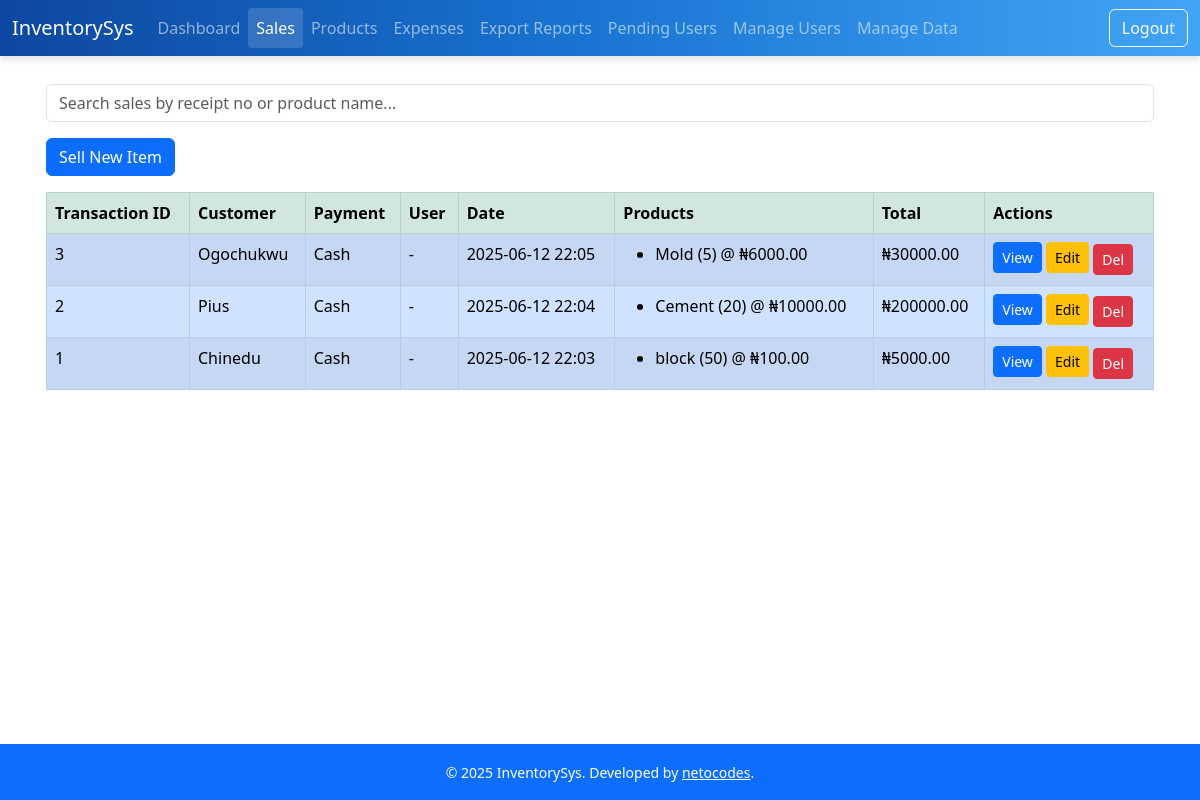
The app's page /sales (signed in) with its own data.
### models.py (models this page shows)
class SaleTransaction(db.Model):
    id = db.Column(db.Integer, primary_key=True)
    uuid = db.Column(db.String(36), unique=True, default=lambda: str(uuid.uuid4()))
    customer_name = db.Column(db.String(120))
    payment_type = db.Column(db.String(50))
    comments = db.Column(db.Text)
    timestamp = db.Column(db.DateTime, default=datetime.utcnow)
    last_modified = db.Column(db.DateTime, default=datetime.utcnow, onupdate=datetime.utcnow)
    synced = db.Column(db.Boolean, default=False)
    user_id = db.Column(db.Integer, db.ForeignKey('user.id'))
    sales = db.relationship('Sale', backref='sale_transaction', lazy=True)

class Product(db.Model):
    id = db.Column(db.Integer, primary_key=True)
    uuid = db.Column(db.String(36), unique=True, default=lambda: str(uuid.uuid4()))
    barcode = db.Column(db.String(100), unique=True, nullable=True)  # <-- Add this line
    name = db.Column(db.String(100), nullable=False)
    quantity = db.Column(db.Integer, nullable=False)
    price = db.Column(db.Float, nullable=False)
    cost_price = db.Column(db.Float, nullable=False)
    timestamp = db.Column(db.DateTime, default=datetime.utcnow)
    last_modified = db.Column(db.DateTime, default=datetime.utcnow, onupdate=datetime.utcnow)
    synced = db.Column(db.Boolean, default=False)
    sales = db.relationship('Sale', backref='product', lazy=True)

class Sale(db.Model):
    id = db.Column(db.Integer, primary_key=True)
    uuid = db.Column(db.String(36), unique=True, default=lambda: str(uuid.uuid4()))
    product_id = db.Column(db.Integer, db.ForeignKey('product.id'), nullable=False)
    quantity = db.Column(db.Integer, nullable=False)
    cost_price = db.Column(db.Float, nullable=False)  # <-- Add this line
    unit_price = db.Column(db.Float, nullable=False)
    total_price = db.Column(db.Float, nullable=False)
    customer_name = db.Column(db.String(100), nullable=True)
    payment_type = db.Column(db.String(50), nullable=True)  # e.g., Cash, Card, Mobile Money
    comments = db.Column(db.String(300), nullable=True)
    timestamp = db.Column(db.DateTime, default=datetime.utcnow)
    last_modified = db.Column(db.DateTime, default=datetime.utcnow, onupdate=datetime.utcnow)
    synced = db.Column(db.Boolean, default=False)
    user_id = db.Column(db.Integer, db.ForeignKey('user.id'))  # Link to User
    user = db.relationship('User', backref='sales')            # Optional: allows user.sales
    transaction_id = db.Column(db.Integer, db.ForeignKey('sale_transaction.id'), nullable=True)

### app.py (the view, shortened to what this page needs)
@app.route('/sales')
@login_required
def sales_list():
    search = request.args.get('q', '').strip()
    sales_query = Sale.query.join(Product, Sale.product_id == Product.id)
    sales_query = sales_query.order_by(Sale.transaction_id.desc(), Sale.timestamp.desc())
    sales = sales_query.all()
    grouped_sales = defaultdict(list)
    for s in sales:
        grouped_sales[s.transaction_id].append({
            'id': s.id,
            'product_name': s.product.name if s.product else "Unknown",
            'quantity': s.quantity,
            'unit_price': s.unit_price,
            'total_price': s.total_price,
            'customer_name': s.customer_name,
            'payment_type': s.payment_type,
            'comments': s.comments,
            'timestamp': s.timestamp,
            'username': s.user.username if s.user else "-",
        })
    transactions = SaleTransaction.query.filter(SaleTransaction.id.in_(grouped_sales.keys())).all()
    transaction_info = {t.id: t for t in transactions}
    return render_template('sales_list.html', grouped_sales=grouped_sales, transaction_info=transaction_info)

### app.py (called while the page is built)
@login_manager.user_loader
def load_user(user_id):
    return User.query.get(int(user_id))

### models.py (called while the page is built)
    def is_admin(self):
        return self.role == 'admin'

### templates/sales_list.html (shortened to what this page needs)
{% extends "base.html" %}
{% block content %}
<form method="get" class="mb-3">
    <input type="text" name="q" class="form-control" placeholder="Search sales by receipt no or product name..." value="{{ request.args.get('q', '') }}">
</form>
<div class="d-grid gap-2 d-md-flex justify-content-md-start mb-3">
    <a href="{{ url_for('record_sale') }}" class="btn btn-primary me-md-2">Sell New Item</a>
</div>
<div class="table-responsive">
    <table class="table table-bordered table-striped">
        <thead class="table-success">
            <tr>
                <th>Transaction ID</th>
                <th>Customer</th>
                <th>Payment</th>
                <th>User</th>
                <th>Date</th>
                <th>Products</th>
                <th>Total</th>
                <th>Actions</th>
            </tr>
        </thead>
        <tbody>
        {% for transaction_id, sales in grouped_sales.items() %}
            {% if transaction_id is not none and transaction_id in transaction_info %}
                {% set t = transaction_info[transaction_id] %}
                <tr class="table-primary">
                    <td>{{ transaction_id }}</td>
                    <td>{{ t.customer_name or '-' }}</td>
                    <td>{{ t.payment_type or '-' }}</td>
                    <td>{{ t.user.username if t.user else '-' }}</td>
                    <td>{{ t.timestamp.strftime('%Y-%m-%d %H:%M') if t.timestamp else '-' }}</td>
                    <td>
                        <ul class="mb-0">
                            {% for sale in sales %}
                            <li>{{ sale.product_name }} ({{ sale.quantity }}) @ ₦{{ "%.2f"|format(sale.unit_price) }}</li>
                            {% endfor %}
                        </ul>
                    </td>
                    <td>
                        ₦{{ "%.2f"|format(sales | sum(attribute='total_price')) }}
                    </td>
                    <td>
                        <a href="{{ url_for('view_transaction_receipt', transaction_id=transaction_id) }}" class="btn btn-sm btn-primary mb-1">View</a>
                        {% if current_user.is_authenticated and current_user.is_admin() %}
                            <a href="{{ url_for('edit_transaction', transaction_id=transaction_id) }}" class="btn btn-sm btn-warning mb-1">Edit</a>
                            <form action="{{ url_for('delete_transaction', transaction_id=transaction_id) }}" method="post" style="display:inline;" onsubmit="return confirm('Delete entire transaction?');">
                                <button type="submit" class="btn btn-sm btn-danger">Del</button>
                            </form>
                        {% endif %}
                    </td>
                </tr>
            {% endif %}
        {% endfor %}
        </tbody>
    </table>
</div>
{% endblock %}

### records on screen
SaleTransaction: customer_name "Ogochukwu", payment_type "Cash", timestamp "2025-06-12 22:05"
Product: product_name "Mold"
Sale: unit_price "6000.00"
SaleTransaction: customer_name "Pius", payment_type "Cash", timestamp "2025-06-12 22:04"
Product: product_name "Cement"
Sale: unit_price "10000.00"
SaleTransaction: customer_name "Chinedu", payment_type "Cash", timestamp "2025-06-12 22:03"
Product: product_name "block"
Sale: unit_price "100.00"

### other values on screen
{{ transaction_id }} "3" "2" "1"
{{ t.user.username if t.user else '-' }} "-" "-" "-"
{{ sale.quantity }} "5" "20" "50"
{{ "%.2f"|format(sales | sum(attribute='total_price')) }} "30000.00" "200000.00" "5000.00"
{{ current_year or 2025 }} "2025"
